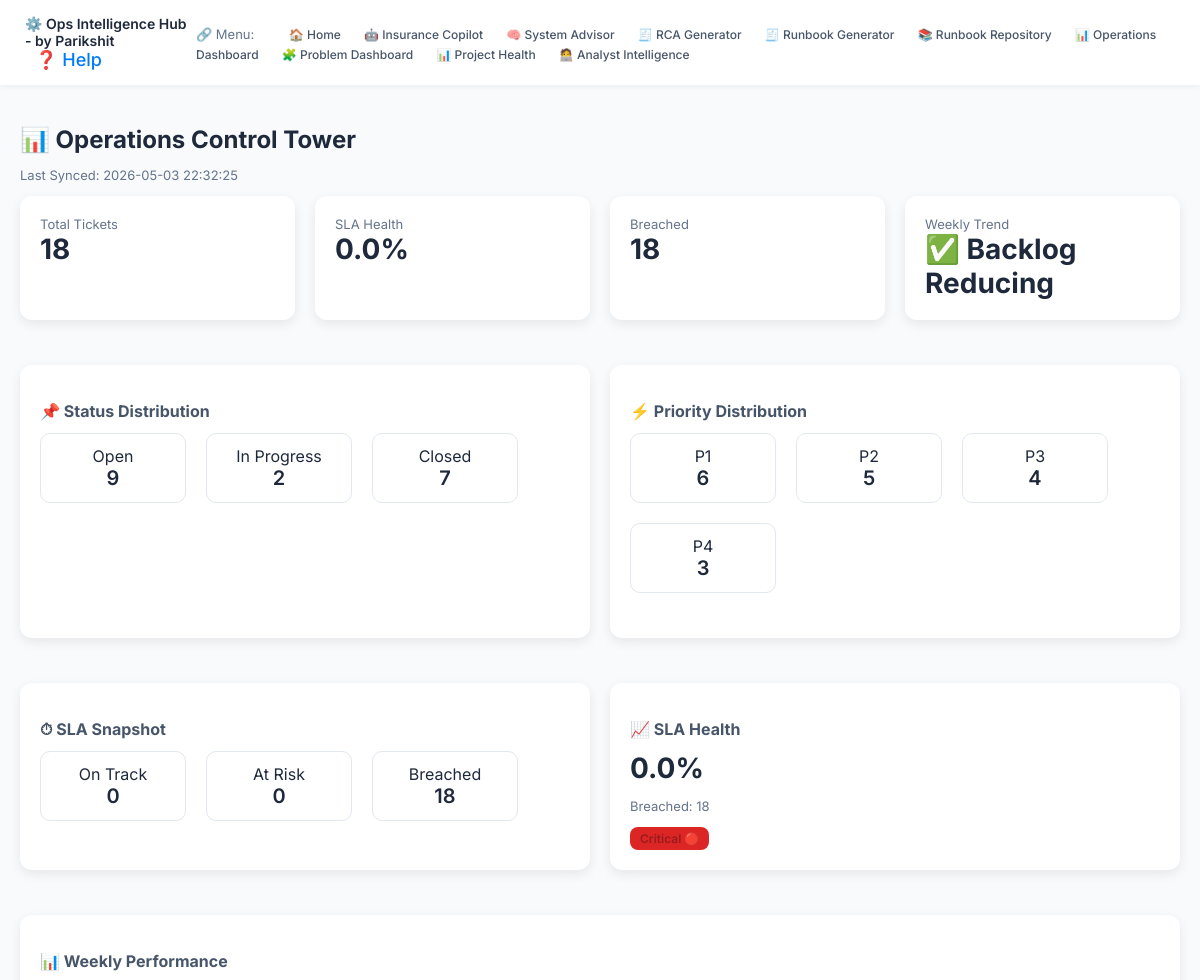
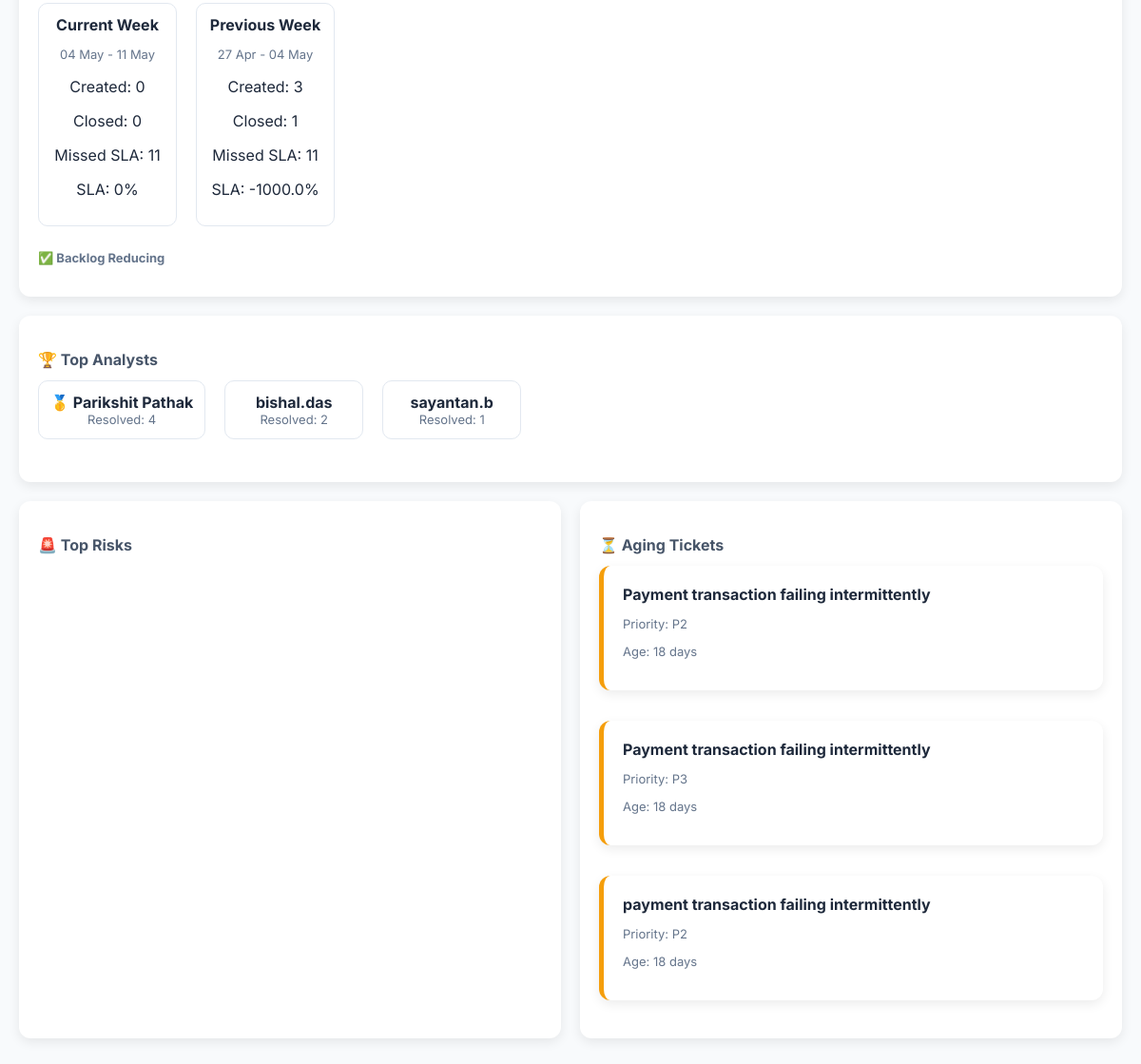
Screenshot of /control_tower with the database file from the repository (2 pictures, top to bottom).
### tables this page shows
CREATE TABLE "knowledgeBase" (
	"KB_ID"	INTEGER NOT NULL,
	"Incident"	TEXT,
	"Solution"	TEXT,
	"Root_Cause"	TEXT,
	"Category"	TEXT,
	"Date"	TEXT,
	"Time"	TEXT,
	"Keywords"	TEXT,
	"Jira_Ticket_Id"	TEXT, problem_ticket_id TEXT, priority TEXT, due_date TEXT, environment TEXT, users_impacted TEXT, region TEXT, revenue_impact TEXT, workaround TEXT, normalized_incident TEXT, status TEXT, assigned_to TEXT, resolved_date TEXT, last_synced TEXT,
	PRIMARY KEY("KB_ID" AUTOINCREMENT)
);

### pcAnalyser.py (the view)
@app.route("/control_tower")
def control_tower():
    status_counts = get_status_distribution()
    priority_counts = get_priority_distribution()
    sla_counts = get_sla_status_distribution()
    top_analysts = get_top_analysts()
    top_risks = get_top_risks()
    aging_tickets = get_aging_tickets()
    sla_health = get_sla_health(sla_counts)
    weekly_metrics = get_weekly_metrics()
    weekly_trend = get_weekly_trend(weekly_metrics)
    last_synced = get_last_synced_time()
    return render_template(
        "control_tower.html",
        status_counts=status_counts,
        priority_counts=priority_counts,
        sla_counts=sla_counts,
        top_analysts=top_analysts,
        top_risks=top_risks,
        aging_tickets=aging_tickets,
        weekly_metrics=weekly_metrics,
        weekly_trend=weekly_trend,
        last_synced=last_synced,
        sla_health=sla_health,
        active_page="control",
    )

### pcAnalyser.py (called while the page is built)
def get_top_analysts():
    conn = sqlite3.connect(DB_NAME)
    cursor = conn.cursor()
    cursor.execute("""
        SELECT assigned_to, COUNT(*) as total_resolved
        FROM knowledgeBase
        WHERE resolved_date IS NOT NULL
        AND assigned_to IS NOT NULL
        GROUP BY assigned_to
        ORDER BY total_resolved DESC
        LIMIT 3
    """)
    results = cursor.fetchall()
    conn.close()
    analysts = []
    for row in results:
        analysts.append({"name": row[0], "count": row[1]})
    return analysts

def get_aging_tickets():
    from datetime import datetime
    conn = sqlite3.connect(DB_NAME)
    cursor = conn.cursor()
    cursor.execute("""
        SELECT incident, date, priority
        FROM knowledgeBase
        WHERE status NOT IN ('Done', 'Closed')
    """)
    rows = cursor.fetchall()
    conn.close()
    today = datetime.now().date()
    aging_list = []
    for incident, date_str, priority in rows:
        try:
            created_date = datetime.strptime(date_str, "%Y-%m-%d").date()
            age_days = (today - created_date).days
            if age_days >= 1:
                aging_list.append((incident, priority, age_days))
        except:
            continue
    aging_list.sort(key=lambda x: x[2], reverse=True)
    return aging_list[:3]

def get_sla_status_distribution():
    import sqlite3
    from datetime import datetime
    conn = sqlite3.connect(DB_NAME)
    cursor = conn.cursor()
    cursor.execute("""
        SELECT due_date
        FROM knowledgeBase
        WHERE due_date IS NOT NULL
    """)
    rows = cursor.fetchall()
    conn.close()
    now = datetime.now()
    sla_counts = {"On Track": 0, "At Risk": 0, "Breached": 0}
    for (due_date_str,) in rows:
        try:
            due_date = datetime.strptime(due_date_str, "%Y-%m-%d %H:%M:%S")
            diff_hours = (due_date - now).total_seconds() / 3600
            if diff_hours < 0:
                sla_counts["Breached"] += 1
            elif diff_hours <= 12:
                sla_counts["At Risk"] += 1
            else:
                sla_counts["On Track"] += 1
        except:
            continue
    return sla_counts

@app.context_processor
def inject_global_vars():
    return dict(app_owner="Parikshit")

### templates/control_tower.html (shortened to what this page needs)
{% extends "base.html" %}
{% block content %}
<h2>📊 Operations Control Tower</h2>
<p class="subtle">Last Synced: {{ last_synced }}</p>
<div class="row">
    <div class="card">
        <div class="subtle">Total Tickets</div>
        <div class="kpi">
            {{ status_counts.get('Open',0) + status_counts.get('In Progress',0) + status_counts.get('Closed',0) }}
        </div>
    </div>
    <div class="card">
        <div class="subtle">SLA Health</div>
        <div class="kpi">{{ sla_health.percentage }}%</div>
    </div>
    <div class="card">
        <div class="subtle">Breached</div>
        <div class="kpi">{{ sla_health.breached }}</div>
    </div>
    <div class="card">
        <div class="subtle">Weekly Trend</div>
        <div class="kpi">{{ weekly_trend }}</div>
    </div>
</div>
<div class="row">
    <div class="card">
        <h3>📌 Status Distribution</h3>
        <div class="row">
            <div class="small-card"><div>Open</div><div class="metric">{{ status_counts.get('Open', 0) }}</div></div>
            <div class="small-card"><div>In Progress</div><div class="metric">{{ status_counts.get('In Progress', 0) }}</div></div>
            <div class="small-card"><div>Closed</div><div class="metric">{{ status_counts.get('Closed', 0) }}</div></div>
        </div>
    </div>
    <div class="card">
        <h3>⚡ Priority Distribution</h3>
        <div class="row">
            <div class="small-card"><div>P1</div><div class="metric">{{ priority_counts.get('P1', 0) }}</div></div>
            <div class="small-card"><div>P2</div><div class="metric">{{ priority_counts.get('P2', 0) }}</div></div>
            <div class="small-card"><div>P3</div><div class="metric">{{ priority_counts.get('P3', 0) }}</div></div>
            <div class="small-card"><div>P4</div><div class="metric">{{ priority_counts.get('P4', 0) }}</div></div>
        </div>
    </div>
</div>
<div class="row">
    <div class="card">
        <h3>⏱ SLA Snapshot</h3>
        <div class="row">
            <div class="small-card">On Track<br><span class="metric">{{ sla_counts.get('On Track', 0) }}</span></div>
            <div class="small-card">At Risk<br><span class="metric">{{ sla_counts.get('At Risk', 0) }}</span></div>
            <div class="small-card">Breached<br><span class="metric">{{ sla_counts.get('Breached', 0) }}</span></div>
        </div>
    </div>
    <div class="card">
        <h3>📈 SLA Health</h3>
        <div class="kpi">{{ sla_health.percentage }}%</div>
        <p class="subtle">Breached: {{ sla_health.breached }}</p>
        {% if sla_health.status.startswith("Good") %}
            <span class="badge badge-green">{{ sla_health.status }}</span>
        {% elif sla_health.status.startswith("Warning") %}
            <span class="badge badge-yellow">{{ sla_health.status }}</span>
        {% else %}
            <span class="badge badge-red">{{ sla_health.status }}</span>
        {% endif %}
    </div>
</div>
<div class="card">
    <h3>📊 Weekly Performance</h3>
    <div class="row">
        <div class="small-card">
            <strong>Current Week</strong>
            <p class="subtle">{{ weekly_metrics.current.label }}</p>
            <p>Created: {{ weekly_metrics.current.created }}</p>
            <p>Closed: {{ weekly_metrics.current.closed }}</p>
            <p>Missed SLA: {{ weekly_metrics.current.missed }}</p>
            <p>SLA: {{ weekly_metrics.current.sla }}%</p>
        </div>
        <div class="small-card">
            <strong>Previous Week</strong>
            <p class="subtle">{{ weekly_metrics.previous.label }}</p>
            <p>Created: {{ weekly_metrics.previous.created }}</p>
            <p>Closed: {{ weekly_metrics.previous.closed }}</p>
            <p>Missed SLA: {{ weekly_metrics.previous.missed }}</p>
            <p>SLA: {{ weekly_metrics.previous.sla }}%</p>
        </div>
    </div>
    <p class="subtle"><strong>{{ weekly_trend }}</strong></p>
</div>
<div class="card">
    <h3>🏆 Top Analysts</h3>
    <div class="row">
        {% for analyst in top_analysts %}
            <div class="small-card">
                <strong>
                    {% if loop.index == 1 %}
                        🥇 {{ analyst.name }}
                    {% else %}
                        {{ analyst.name }}
                    {% endif %}
                </strong>
                <div class="subtle">Resolved: {{ analyst.count }}</div>
            </div>
        {% endfor %}
    </div>
</div>
<div class="row">
    <div class="card">
        <h3>🚨 Top Risks</h3>
    </div>
    <div class="card">
        <h3>⏳ Aging Tickets</h3>
        <div class="column">
        {% for ticket in aging_tickets %}
            <div class="card risk-amber">
                <strong>{{ ticket[0] }}</strong>
                <p class="subtle">Priority: {{ ticket[1] }}</p>
                <p class="subtle">Age: {{ ticket[2] }} days</p>
            </div>
        {% endfor %}
        </div>
    </div>
</div>
{% endblock %}

### static/styles.css (style rules this page uses)
body { font-family: 'Inter', sans-serif; background: #f8fafc; margin: 0; color: #1e293b; }
.row { display: flex; gap: 20px; margin-bottom: 25px; flex-wrap: wrap; }
.column { display: flex; flex-direction: column; gap: 12px; }
.card { background: white; padding: 18px; border-radius: 12px; box-shadow: 0 4px 12px rgba(0,0,0,0.05); flex: 1; transition: all 0.2s ease; }
.small-card { padding: 12px; text-align: center; min-width: 120px; border: 1px solid #e2e8f0; border-radius: 10px; }
h2 { margin-bottom: 5px; }
h3 { font-size: 16px; color: #475569; margin-bottom: 12px; }
.subtle { font-size: 13px; color: #64748b; }
.kpi { font-size: 28px; font-weight: 700; }
.metric { font-size: 20px; font-weight: 600; }
.badge { display: inline-block; padding: 4px 10px; border-radius: 8px; font-size: 12px; font-weight: 600; }
.badge-red { background: #fee2e2; color: #991b1b; }
.risk-amber { border-left: 5px solid #f59e0b; background: #fffbeb; }
.card { background: white; padding: 20px; border-radius: 12px; box-shadow: 0 4px 12px rgba(0,0,0,0.08); margin-bottom: 20px; }
:root { --primary: #4f46e5; --success: #16a34a; --warning: #f59e0b; --danger: #dc2626; }
.badge-red { background: var(--danger); }

### rows the page displays
knowledgeBase: Incident "Payment transaction failing intermittently", priority "P2", ticket "18"
knowledgeBase: Incident "Payment transaction failing intermittently", priority "P3", ticket "18"
knowledgeBase: Incident "payment transaction failing intermittently", priority "P2", ticket "18"

### other values shown
{{ app_owner }} "Parikshit"
{{ last_synced }} "2026-05-03 22:32:25"
{{ sla_health.percentage }} "0.0"
{{ sla_health.breached }} "18"
{{ weekly_trend }} "✅ Backlog Reducing"
{{ status_counts.get('Open', 0) }} "9"
{{ status_counts.get('In Progress', 0) }} "2"
{{ status_counts.get('Closed', 0) }} "7"
{{ priority_counts.get('P1', 0) }} "6"
{{ priority_counts.get('P2', 0) }} "5"
{{ priority_counts.get('P3', 0) }} "4"
{{ priority_counts.get('P4', 0) }} "3"
{{ sla_counts.get('On Track', 0) }} "0"
{{ sla_counts.get('At Risk', 0) }} "0"
{{ sla_counts.get('Breached', 0) }} "18"
